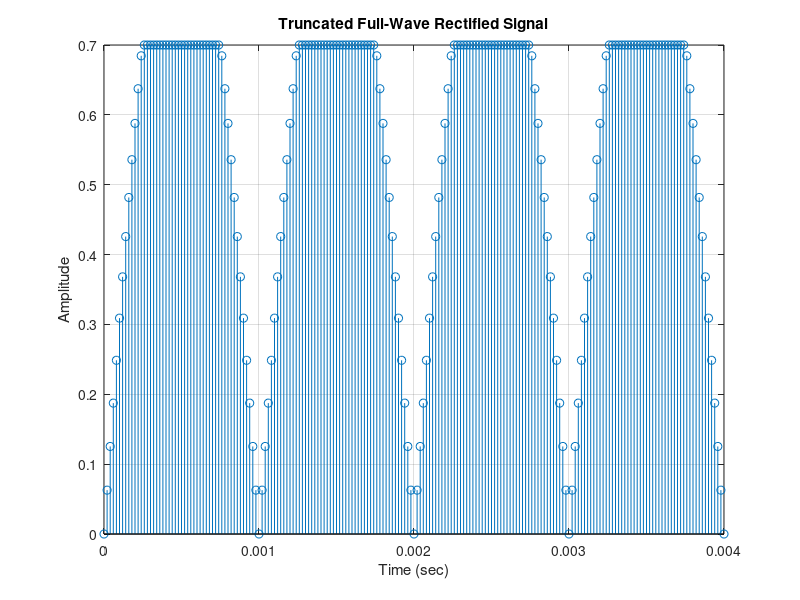

This figure's MATLAB source:
%% PRACTICE 2.6. Generation of a truncated full-wave rectified sinusoid

clc; clear all; close all 
Amax = 1; 
Fo = 500; 
T = 1/Fo; 
duration = 2*T; 
Ts = T/100;  
tn = 0:Ts:duration;  % Discrete time vector
y = Amax*sin(2*pi*Fo*tn); % Amplitude vector: 
% The full-wave rectified signal is obtained by inverting the 
% negative half-cycles using the abs command: 
y_abs = abs(y);   
y1 = y_abs; % Auxiliary vector
% Find the positions of values greater than 0.7 and, using a for loop, change them to 0.7
j = 1;
for i = tn
  if y1(j) > 0.7
     y1(j) = 0.7;
  end
  j = j + 1;
end
% Visual verification: 
stem(tn, y1) % Graphical verification
grid on 
xlabel('Time (sec)'); 
ylabel('Amplitude') 
title('Truncated Full-Wave Rectified Signal') % Plot Title 
% Audio verification: 
% Fs = 1/Ts;
% sound(y1, Fs) 
